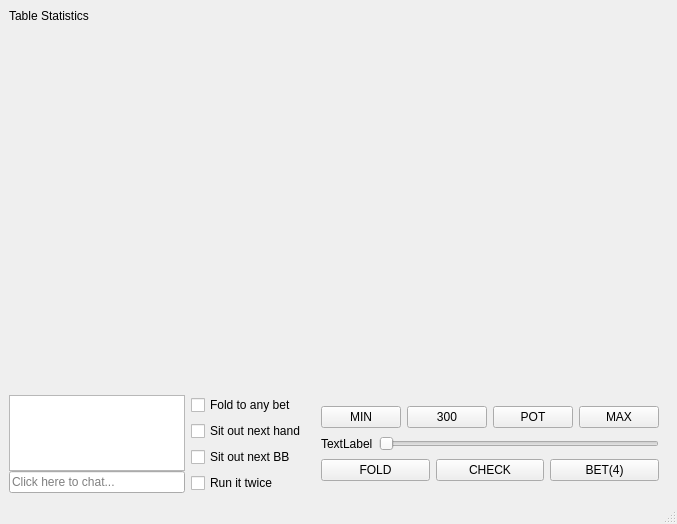
<?xml version="1.0" encoding="UTF-8"?>
<ui version="4.0">
 <class>Table</class>
 <widget class="QMainWindow" name="Table">
  <property name="geometry">
   <rect>
    <x>0</x>
    <y>0</y>
    <width>677</width>
    <height>524</height>
   </rect>
  </property>
  <property name="windowTitle">
   <string>MainWindow</string>
  </property>
  <widget class="QWidget" name="centralwidget">
   <layout class="QVBoxLayout" name="verticalLayout" stretch="0,4,1">
    <item>
     <widget class="QLabel" name="lbStats">
      <property name="text">
       <string>Table Statistics</string>
      </property>
     </widget>
    </item>
    <item>
     <widget class="QWidget" name="center" native="true"/>
    </item>
    <item>
     <layout class="QHBoxLayout" name="horizontalLayout">
      <item>
       <layout class="QVBoxLayout" name="verticalLayout_4" stretch="0,0">
        <property name="spacing">
         <number>0</number>
        </property>
        <item>
         <widget class="QTextEdit" name="teChat"/>
        </item>
        <item>
         <widget class="QLineEdit" name="teChatInput">
          <property name="placeholderText">
           <string>Click here to chat...</string>
          </property>
         </widget>
        </item>
       </layout>
      </item>
      <item>
       <layout class="QVBoxLayout" name="verticalLayout_2">
        <item>
         <spacer name="verticalSpacer">
          <property name="orientation">
           <enum>Qt::Vertical</enum>
          </property>
          <property name="sizeHint" stdset="0">
           <size>
            <width>20</width>
            <height>40</height>
           </size>
          </property>
         </spacer>
        </item>
        <item>
         <widget class="QCheckBox" name="cbFoldAny">
          <property name="text">
           <string>Fold to any bet</string>
          </property>
         </widget>
        </item>
        <item>
         <widget class="QCheckBox" name="btSitOut">
          <property name="text">
           <string>Sit out next hand</string>
          </property>
         </widget>
        </item>
        <item>
         <widget class="QCheckBox" name="cbSitOutBB">
          <property name="text">
           <string>Sit out next BB</string>
          </property>
         </widget>
        </item>
        <item>
         <widget class="QCheckBox" name="btDouble">
          <property name="text">
           <string>Run it twice</string>
          </property>
         </widget>
        </item>
       </layout>
      </item>
      <item>
       <widget class="QStackedWidget" name="stackedWidget">
        <widget class="QWidget" name="page">
         <layout class="QVBoxLayout" name="verticalLayout_3">
          <item>
           <layout class="QHBoxLayout" name="layBetPresets">
            <item>
             <spacer name="horizontalSpacer">
              <property name="orientation">
               <enum>Qt::Horizontal</enum>
              </property>
              <property name="sizeHint" stdset="0">
               <size>
                <width>40</width>
                <height>20</height>
               </size>
              </property>
             </spacer>
            </item>
            <item>
             <widget class="QPushButton" name="btMin">
              <property name="text">
               <string>MIN</string>
              </property>
             </widget>
            </item>
            <item>
             <widget class="QPushButton" name="bt3BB">
              <property name="text">
               <string>300</string>
              </property>
             </widget>
            </item>
            <item>
             <widget class="QPushButton" name="btPot">
              <property name="text">
               <string>POT</string>
              </property>
             </widget>
            </item>
            <item>
             <widget class="QPushButton" name="btMax">
              <property name="text">
               <string>MAX</string>
              </property>
             </widget>
            </item>
           </layout>
          </item>
          <item>
           <layout class="QHBoxLayout" name="horizontalLayout_3">
            <item>
             <widget class="QLabel" name="label">
              <property name="text">
               <string>TextLabel</string>
              </property>
             </widget>
            </item>
            <item>
             <widget class="QSlider" name="horizontalSlider">
              <property name="orientation">
               <enum>Qt::Horizontal</enum>
              </property>
             </widget>
            </item>
           </layout>
          </item>
          <item>
           <layout class="QHBoxLayout" name="horizontalLayout_4">
            <item>
             <widget class="QPushButton" name="pushButton_4">
              <property name="text">
               <string>FOLD</string>
              </property>
             </widget>
            </item>
            <item>
             <widget class="QPushButton" name="pushButton_3">
              <property name="text">
               <string>CHECK</string>
              </property>
             </widget>
            </item>
            <item>
             <widget class="QPushButton" name="pushButton_2">
              <property name="text">
               <string>BET(4)</string>
              </property>
             </widget>
            </item>
           </layout>
          </item>
         </layout>
        </widget>
        <widget class="QWidget" name="page_2">
         <layout class="QVBoxLayout" name="horizontalLayoutWidget_5">
          <item>
           <layout class="QHBoxLayout" name="horizontalLayout_5">
            <item>
             <widget class="QCheckBox" name="checkBox_6">
              <property name="text">
               <string>Check/Fold</string>
              </property>
             </widget>
            </item>
            <item>
             <widget class="QCheckBox" name="checkBox">
              <property name="text">
               <string>Check</string>
              </property>
             </widget>
            </item>
            <item>
             <widget class="QCheckBox" name="checkBox_2">
              <property name="text">
               <string>Call</string>
              </property>
             </widget>
            </item>
            <item>
             <widget class="QCheckBox" name="checkBox_5">
              <property name="text">
               <string>Call Any</string>
              </property>
             </widget>
            </item>
           </layout>
          </item>
         </layout>
        </widget>
       </widget>
      </item>
     </layout>
    </item>
   </layout>
  </widget>
  <widget class="QMenuBar" name="menubar">
   <property name="geometry">
    <rect>
     <x>0</x>
     <y>0</y>
     <width>677</width>
     <height>21</height>
    </rect>
   </property>
  </widget>
  <widget class="QStatusBar" name="statusbar"/>
 </widget>
 <resources/>
 <connections/>
</ui>
